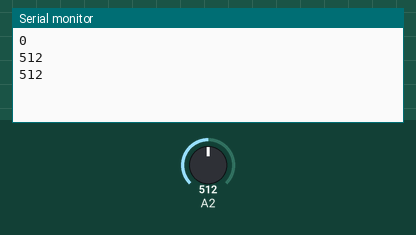
The sketch below on a simulated Arduino Uno, built with avr-gcc and run on an emulated ATmega328P. Parts: the last lines printed to the serial monitor. The inputs (shaded band) are chosen by the test bench; at power-on: A2 = 512.

Above: at 1.2 s.
1.3 s: A2 set to 716
At 1.46 s:
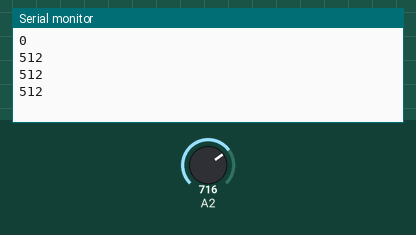
2.8 s: A2 set to 900
At 3.06 s:
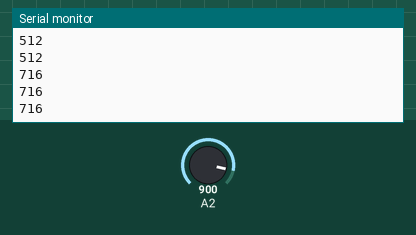
Timing chart, 0 to 5.8 s (numbered marks = the images above; inputs shaded):
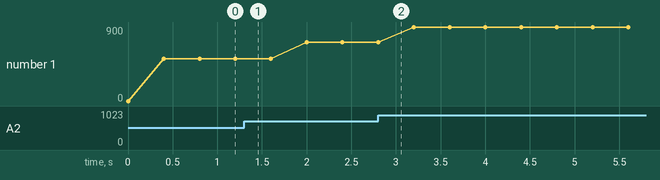

Measured:
- plotted number 1: 512 → 716 after the input at 1.3 s, 716 → 900 after the input at 2.8 s

The sketch:

adc_test.ino
```cpp
#include <avr/io.h>
#include <util/delay.h>

#define ADC0     0x00
#define ADC1     0x01
#define ADC2     0x02
#define ADC_TEMP 0x08
#define ADC_VBG  0x0E
#define ADC_GND  0x0F


void select_channel(uint8_t ch){
  ADMUX &= 0xF0;
  ADMUX |= ch;
}

void setup() {
  Serial.begin(9600);
  // 1. reference selection
  ADMUX &=~(1 << 7);
  ADMUX |= (1 << 6);

  // 2. channel selection
  // ADC8 (1000)
  //select_channel(ADC_TEMP);
  // GND (1111)
  //select_channel(ADC_GND);

    // VBG (1110)
  select_channel(ADC2); // 1.1V

  // 3. resolution selection (optional)
  // default
  // 4. clock selection
  ADCSRA |= ((1<<0)|(1<<1)|(1<<2));

  // clearing interrupt bits
  ADCSRA &= ~ ((1 << 5)|(1 << 4)|(1 << 3));

  // 5. enable ADC
  ADCSRA |= (1 << 7);


}

float dummy = 0.0;

void loop() {
  // 6. conversion start
  ADCSRA |= (1<< 6);

  while (ADCSRA & (1<<4)){
    // pass while conversion is in progress
  }
  ADCSRA|=(1<<4);

//  dummy = (ADCW/1024.0)*5;
//
//
//
//  Serial.println(dummy);

  Serial.println(ADCW);


  delay(400);

}
```
